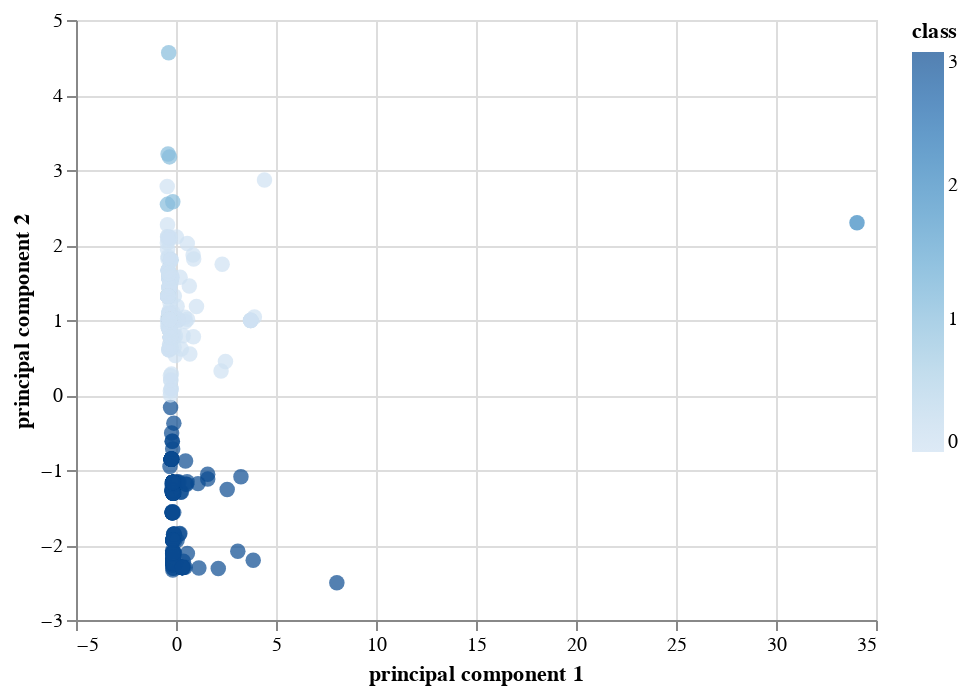

The notebook cell saved with this chart:
### Code cell
# Create a 3D-Scatter with the PCA data and the clusters
# fig = px.scatter_3d(
#     hvplotdf,
#     x='principal component 1',
#     y='principal component 2',
#     z='principal component 3',
#     color='class',
#     hover_name='CoinName'
# )
# fig.update_layout()
# fig.show()


alt.Chart(df_new).mark_circle(size=60).encode(
    x='principal component 1',
    y='principal component 2',
    color='class',
    tooltip=['CoinName', 'Algorithm', 'TotalCoinsMined', 'TotalCoinSupply']
).interactive()

### Figure 1 — Vega-Lite specification as saved in the notebook (floating-point values rounded to 4 significant figures; data arrays with more than 128 entries replaced by an {"elided": "..."} marker saying what was removed)
{"config": {"view": {"continuousWidth": 400, "continuousHeight": 300}}, "data": {"name": "data-43ad5e8877500c04647f10059c1e9f5e"}, "mark": {"type": "circle", "size": 60}, "encoding": {"color": {"type": "quantitative", "field": "class"}, "tooltip": [{"type": "nominal", "field": "CoinName"}, {"type": "nominal", "field": "Algorithm"}, {"type": "quantitative", "field": "TotalCoinsMined"}, {"type": "nominal", "field": "TotalCoinSupply"}], "x": {"type": "quantitative", "field": "principal component 1"}, "y": {"type": "quantitative", "field": "principal component 2"}}, "selection": {"selector001": {"type": "interval", "bind": "scales", "encodings": ["x", "y"]}}, "$schema": "https://vega.github.io/schema/vega-lite/v4.8.1.json", "datasets": {"data-43ad5e8877500c04647f10059c1e9f5e": {"elided": "532 records"}}}
